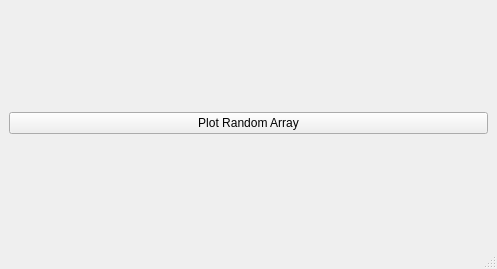
<?xml version="1.0" encoding="UTF-8"?>
<ui version="4.0">
 <class>MainWindow</class>
 <widget class="QMainWindow" name="MainWindow">
  <property name="geometry">
   <rect>
    <x>0</x>
    <y>0</y>
    <width>497</width>
    <height>269</height>
   </rect>
  </property>
  <property name="windowTitle">
   <string>MainWindow</string>
  </property>
  <widget class="QWidget" name="centralwidget">
   <layout class="QGridLayout" name="gridLayout">
    <item row="0" column="0">
     <widget class="QPushButton" name="pushButton">
      <property name="text">
       <string>Plot Random Array</string>
      </property>
     </widget>
    </item>
    <item row="1" column="0">
     <layout class="QHBoxLayout" name="horizontalLayout"/>
    </item>
   </layout>
  </widget>
  <widget class="QMenuBar" name="menubar">
   <property name="geometry">
    <rect>
     <x>0</x>
     <y>0</y>
     <width>497</width>
     <height>18</height>
    </rect>
   </property>
  </widget>
  <widget class="QStatusBar" name="statusbar"/>
 </widget>
 <resources/>
 <connections/>
</ui>
